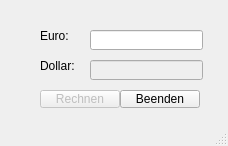
<?xml version="1.0" encoding="UTF-8"?>
<ui version="4.0">
 <class>MainWindow</class>
 <widget class="QMainWindow" name="MainWindow">
  <property name="geometry">
   <rect>
    <x>0</x>
    <y>0</y>
    <width>228</width>
    <height>146</height>
   </rect>
  </property>
  <property name="windowTitle">
   <string>Euro2Dollar</string>
  </property>
  <widget class="QWidget" name="centralwidget">
   <widget class="QLabel" name="label_2">
    <property name="geometry">
     <rect>
      <x>40</x>
      <y>60</y>
      <width>37</width>
      <height>12</height>
     </rect>
    </property>
    <property name="text">
     <string>Dollar:</string>
    </property>
   </widget>
   <widget class="QLineEdit" name="txt_euro">
    <property name="geometry">
     <rect>
      <x>90</x>
      <y>30</y>
      <width>113</width>
      <height>20</height>
     </rect>
    </property>
   </widget>
   <widget class="QLineEdit" name="txt_dollar">
    <property name="enabled">
     <bool>false</bool>
    </property>
    <property name="geometry">
     <rect>
      <x>90</x>
      <y>60</y>
      <width>113</width>
      <height>20</height>
     </rect>
    </property>
   </widget>
   <widget class="QLabel" name="label">
    <property name="geometry">
     <rect>
      <x>40</x>
      <y>30</y>
      <width>37</width>
      <height>12</height>
     </rect>
    </property>
    <property name="text">
     <string>Euro:</string>
    </property>
   </widget>
   <widget class="QPushButton" name="btn_rechnen">
    <property name="enabled">
     <bool>false</bool>
    </property>
    <property name="geometry">
     <rect>
      <x>40</x>
      <y>90</y>
      <width>80</width>
      <height>18</height>
     </rect>
    </property>
    <property name="text">
     <string>Rechnen</string>
    </property>
   </widget>
   <widget class="QPushButton" name="btn_ende">
    <property name="geometry">
     <rect>
      <x>120</x>
      <y>90</y>
      <width>80</width>
      <height>18</height>
     </rect>
    </property>
    <property name="text">
     <string>Beenden</string>
    </property>
   </widget>
  </widget>
  <widget class="QStatusBar" name="statusbar"/>
 </widget>
 <resources/>
 <connections/>
</ui>
